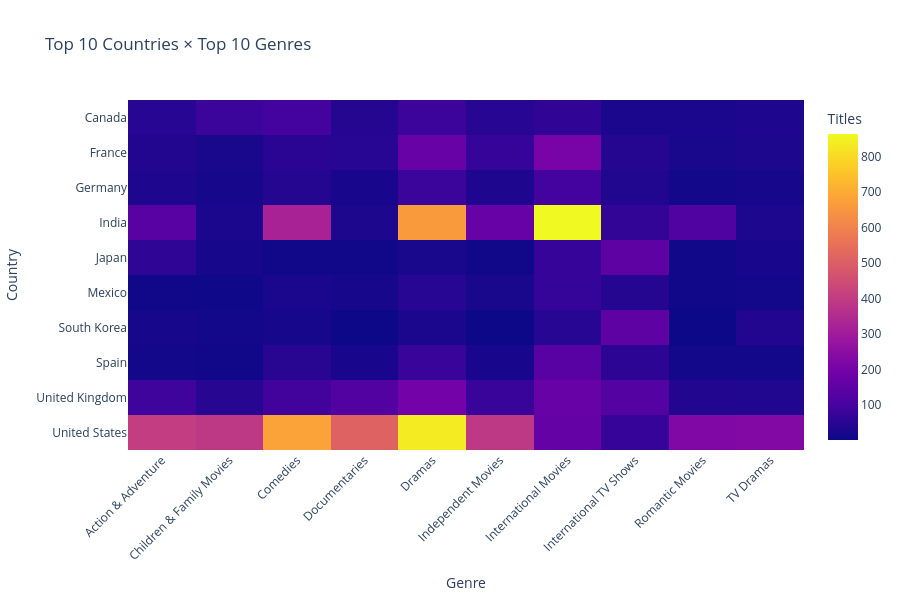

The code cell stored with this chart in its notebook:
### Code cell
#Country vs genre heatmap
#Which country specializes in which genres?
top_10_countries = country_table_data.head(10)['Country'].tolist()
top_10_genres = genre_counts.head(10)['Genre'].tolist()

country_genre = (
    genres_split.assign(country=genres_split['country'])
    if 'country' in genres_split.columns
    else genres_split
)

# Rebuild combining both splits properly
combo = df.assign(country=df['country'].str.split(', ')).explode('country')
combo = combo.assign(listed_in=combo['listed_in'].str.split(', ')).explode('listed_in')

heatmap_data = (
    combo[(combo['country'].isin(top_10_countries)) & (combo['listed_in'].isin(top_10_genres))]
    .groupby(['country', 'listed_in'])['show_id'].nunique()
    .reset_index()
    .pivot(index='country', columns='listed_in', values='show_id')
    .fillna(0)
)

fig = px.imshow(heatmap_data, title='Top 10 Countries × Top 10 Genres',
                 labels={'x': 'Genre', 'y': 'Country', 'color': 'Titles'},
                 color_continuous_scale='Plasma', aspect='auto')
fig.update_layout(height=600, xaxis_tickangle=-45)
fig.show()

### Figure 1 — Plotly figure (JSON) as saved in the notebook; plotly's stock layout.template omitted (floating-point values rounded to 4 significant figures)
{"data": [{"coloraxis": "coloraxis", "hovertemplate": "Genre: %{x}<br>Country: %{y}<br>Titles: %{z}<extra></extra>", "name": "0", "type": "heatmap", "x": ["Action & Adventure", "Children & Family Movies", "Comedies", "Documentaries", "Dramas", "Independent Movies", "International Movies", "International TV Shows", "Romantic Movies", "TV Dramas"], "xaxis": "x", "y": ["Canada", "France", "Germany", "India", "Japan", "Mexico", "South Korea", "Spain", "United Kingdom", "United States"], "yaxis": "y", "z": [[44, 80, 94, 42, 82, 44, 60, 24, 25, 31], [37, 23, 51, 44, 167, 73, 207, 42, 22, 27], [33, 17, 42, 21, 80, 31, 94, 35, 10, 19], [137, 26, 323, 27, 662, 167, 864, 66, 120, 28], [57, 19, 9, 7, 23, 7, 72, 150, 7, 20], [9, 5, 24, 18, 44, 23, 70, 43, 8, 12], [17, 10, 17, 2, 26, 2, 44, 152, 2, 38], [10, 9, 47, 21, 76, 20, 140, 54, 11, 11], [84, 46, 91, 127, 196, 74, 168, 128, 38, 35], [403, 390, 680, 511, 835, 390, 166, 72, 225, 230]]}], "layout": {"coloraxis": {"colorbar": {"title": {"text": "Titles"}}, "colorscale": [[0, "#0d0887"], [0.1111, "#46039f"], [0.2222, "#7201a8"], [0.3333, "#9c179e"], [0.4444, "#bd3786"], [0.5556, "#d8576b"], [0.6667, "#ed7953"], [0.7778, "#fb9f3a"], [0.8889, "#fdca26"], [1, "#f0f921"]]}, "height": 600, "title": {"text": "Top 10 Countries × Top 10 Genres"}, "xaxis": {"anchor": "y", "domain": [0, 1], "tickangle": -45, "title": {"text": "Genre"}}, "yaxis": {"anchor": "x", "autorange": "reversed", "domain": [0, 1], "title": {"text": "Country"}}}}
